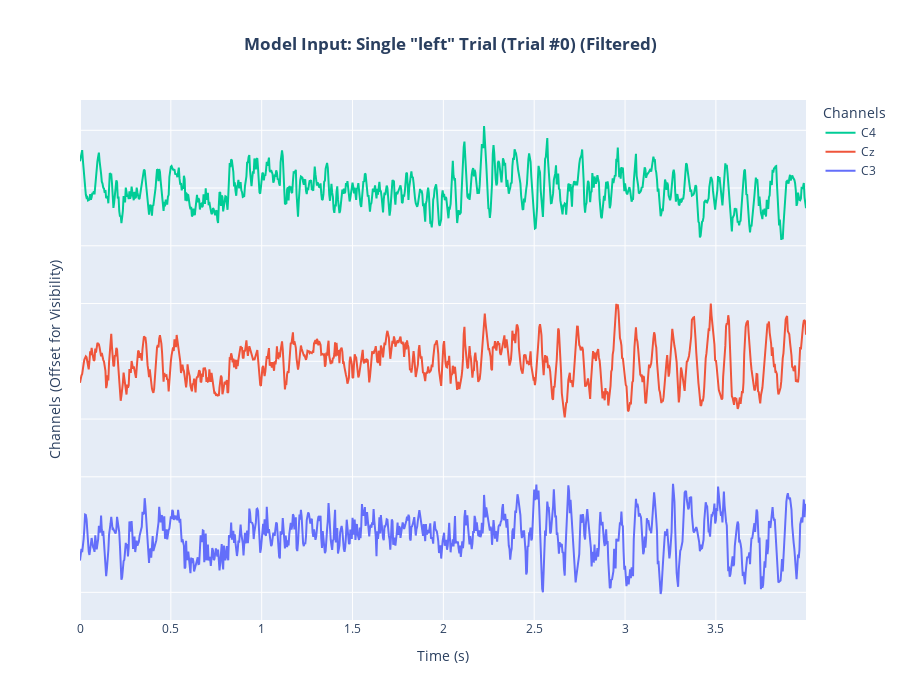
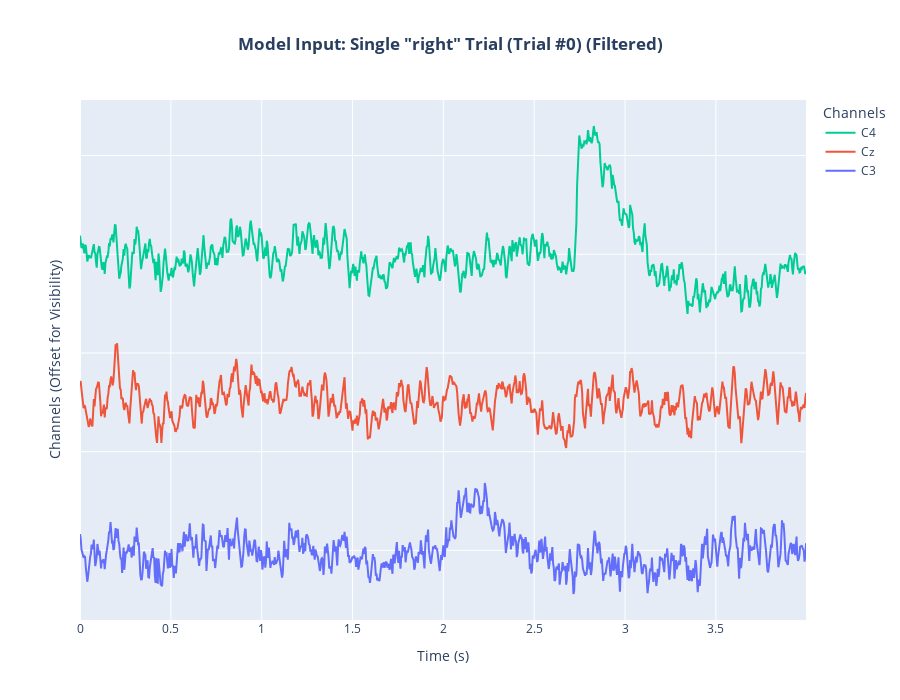

Notebook source saved alongside these figures, in order:
### Code cell
if 'epochs' in locals() and epochs and len(epochs) > 0:
    if 'left' in epochs.event_id:
        plot_single_trial_plotly(epochs, 'left', trial_index=0, title_postfix='(Filtered)')
    else:
        print("No 'left' trials found to plot.")
        
    if 'right' in epochs.event_id:
        plot_single_trial_plotly(epochs, 'right', trial_index=0, title_postfix='(Filtered)')
    else:
        print("No 'right' trials found to plot.")
else:
    print("Epochs object not found or is empty. Cannot plot model input.")

### Figure 1 — Plotly figure (JSON) as saved in the notebook; plotly's stock layout.template omitted (floating-point values rounded to 4 significant figures; data arrays with more than 128 entries replaced by an {"elided": "..."} marker saying what was removed)
{"data": [{"mode": "lines", "name": "C3", "type": "scatter", "x": {"elided": "1000 float values"}, "y": {"elided": "1000 float values"}}, {"mode": "lines", "name": "Cz", "type": "scatter", "x": {"elided": "1000 float values"}, "y": {"elided": "1000 float values"}}, {"mode": "lines", "name": "C4", "type": "scatter", "x": {"elided": "1000 float values"}, "y": {"elided": "1000 float values"}}], "layout": {"height": 700, "legend": {"title": {"text": "Channels"}, "traceorder": "reversed"}, "title": {"text": "<b>Model Input: Single \"left\" Trial (Trial #0) (Filtered)</b>", "x": 0.5}, "width": 900, "xaxis": {"title": {"text": "Time (s)"}}, "yaxis": {"showticklabels": false, "title": {"text": "Channels (Offset for Visibility)"}, "zeroline": false}}}

### Figure 2 — Plotly figure (JSON) as saved in the notebook; plotly's stock layout.template omitted (floating-point values rounded to 4 significant figures; data arrays with more than 128 entries replaced by an {"elided": "..."} marker saying what was removed)
{"data": [{"mode": "lines", "name": "C3", "type": "scatter", "x": {"elided": "1000 float values"}, "y": {"elided": "1000 float values"}}, {"mode": "lines", "name": "Cz", "type": "scatter", "x": {"elided": "1000 float values"}, "y": {"elided": "1000 float values"}}, {"mode": "lines", "name": "C4", "type": "scatter", "x": {"elided": "1000 float values"}, "y": {"elided": "1000 float values"}}], "layout": {"height": 700, "legend": {"title": {"text": "Channels"}, "traceorder": "reversed"}, "title": {"text": "<b>Model Input: Single \"right\" Trial (Trial #0) (Filtered)</b>", "x": 0.5}, "width": 900, "xaxis": {"title": {"text": "Time (s)"}}, "yaxis": {"showticklabels": false, "title": {"text": "Channels (Offset for Visibility)"}, "zeroline": false}}}
